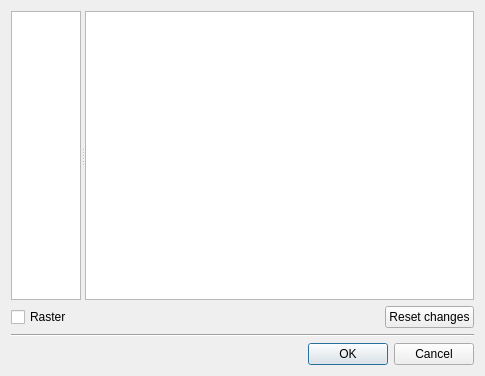
<?xml version="1.0" encoding="UTF-8"?>
<ui version="4.0">
 <class>Dialog</class>
 <widget class="QDialog" name="Dialog">
  <property name="geometry">
   <rect>
    <x>0</x>
    <y>0</y>
    <width>485</width>
    <height>376</height>
   </rect>
  </property>
  <property name="windowTitle">
   <string>Dialog</string>
  </property>
  <layout class="QVBoxLayout" name="verticalLayout">
   <item>
    <widget class="QSplitter" name="splitter">
     <property name="sizePolicy">
      <sizepolicy hsizetype="Expanding" vsizetype="Expanding">
       <horstretch>0</horstretch>
       <verstretch>0</verstretch>
      </sizepolicy>
     </property>
     <property name="orientation">
      <enum>Qt::Horizontal</enum>
     </property>
     <widget class="QTableView" name="table">
      <property name="sizePolicy">
       <sizepolicy hsizetype="Maximum" vsizetype="Expanding">
        <horstretch>0</horstretch>
        <verstretch>0</verstretch>
       </sizepolicy>
      </property>
      <property name="horizontalScrollBarPolicy">
       <enum>Qt::ScrollBarAsNeeded</enum>
      </property>
      <property name="sizeAdjustPolicy">
       <enum>QAbstractScrollArea::AdjustToContents</enum>
      </property>
      <property name="alternatingRowColors">
       <bool>true</bool>
      </property>
     </widget>
     <widget class="PlotWidget" name="pw">
      <property name="sizePolicy">
       <sizepolicy hsizetype="Expanding" vsizetype="Expanding">
        <horstretch>0</horstretch>
        <verstretch>0</verstretch>
       </sizepolicy>
      </property>
     </widget>
    </widget>
   </item>
   <item>
    <layout class="QHBoxLayout" name="horizontalLayout">
     <item>
      <widget class="QCheckBox" name="raster_check">
       <property name="text">
        <string>Raster</string>
       </property>
      </widget>
     </item>
     <item>
      <widget class="QPushButton" name="reset_btn">
       <property name="sizePolicy">
        <sizepolicy hsizetype="Maximum" vsizetype="Fixed">
         <horstretch>0</horstretch>
         <verstretch>0</verstretch>
        </sizepolicy>
       </property>
       <property name="text">
        <string>Reset changes</string>
       </property>
      </widget>
     </item>
    </layout>
   </item>
   <item>
    <widget class="Line" name="line">
     <property name="orientation">
      <enum>Qt::Horizontal</enum>
     </property>
    </widget>
   </item>
   <item>
    <widget class="QDialogButtonBox" name="buttonBox">
     <property name="orientation">
      <enum>Qt::Horizontal</enum>
     </property>
     <property name="standardButtons">
      <set>QDialogButtonBox::Cancel|QDialogButtonBox::Ok</set>
     </property>
    </widget>
   </item>
  </layout>
 </widget>
 <customwidgets>
  <customwidget>
   <class>PlotWidget</class>
   <extends>QGraphicsView</extends>
   <header>pyqtgraph</header>
  </customwidget>
 </customwidgets>
 <resources/>
 <connections>
  <connection>
   <sender>buttonBox</sender>
   <signal>accepted()</signal>
   <receiver>Dialog</receiver>
   <slot>accept()</slot>
   <hints>
    <hint type="sourcelabel">
     <x>248</x>
     <y>254</y>
    </hint>
    <hint type="destinationlabel">
     <x>157</x>
     <y>274</y>
    </hint>
   </hints>
  </connection>
  <connection>
   <sender>buttonBox</sender>
   <signal>rejected()</signal>
   <receiver>Dialog</receiver>
   <slot>reject()</slot>
   <hints>
    <hint type="sourcelabel">
     <x>316</x>
     <y>260</y>
    </hint>
    <hint type="destinationlabel">
     <x>286</x>
     <y>274</y>
    </hint>
   </hints>
  </connection>
 </connections>
</ui>
